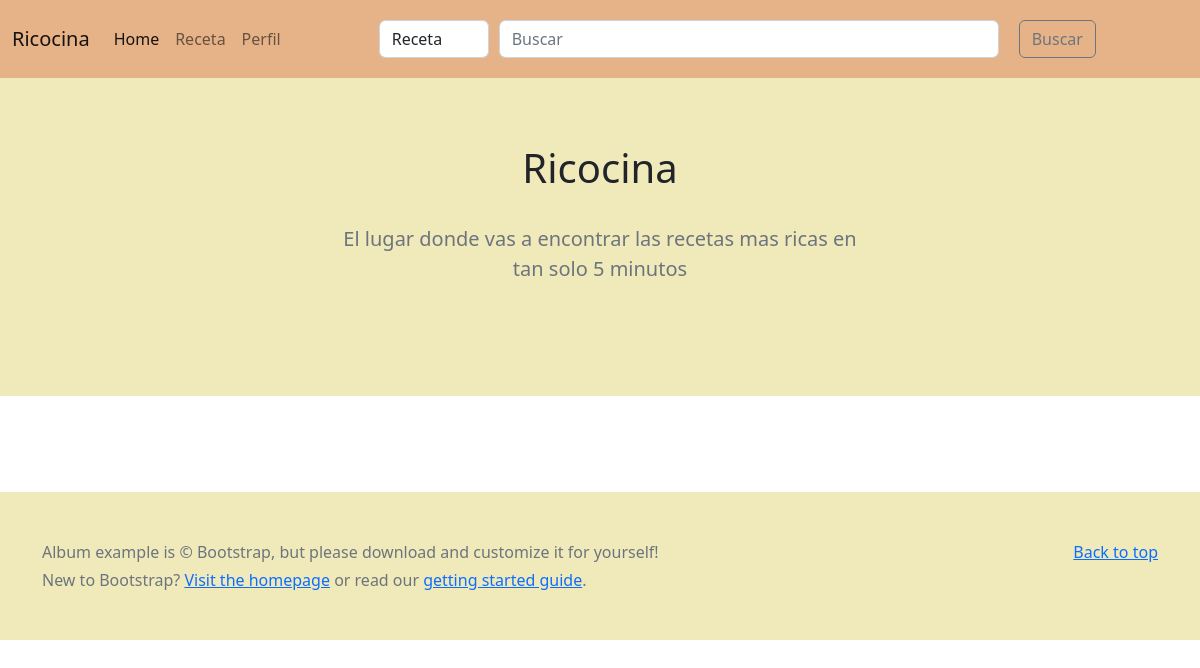
The page /modificar-nombre/ver-perfil on the database as committed earlier.
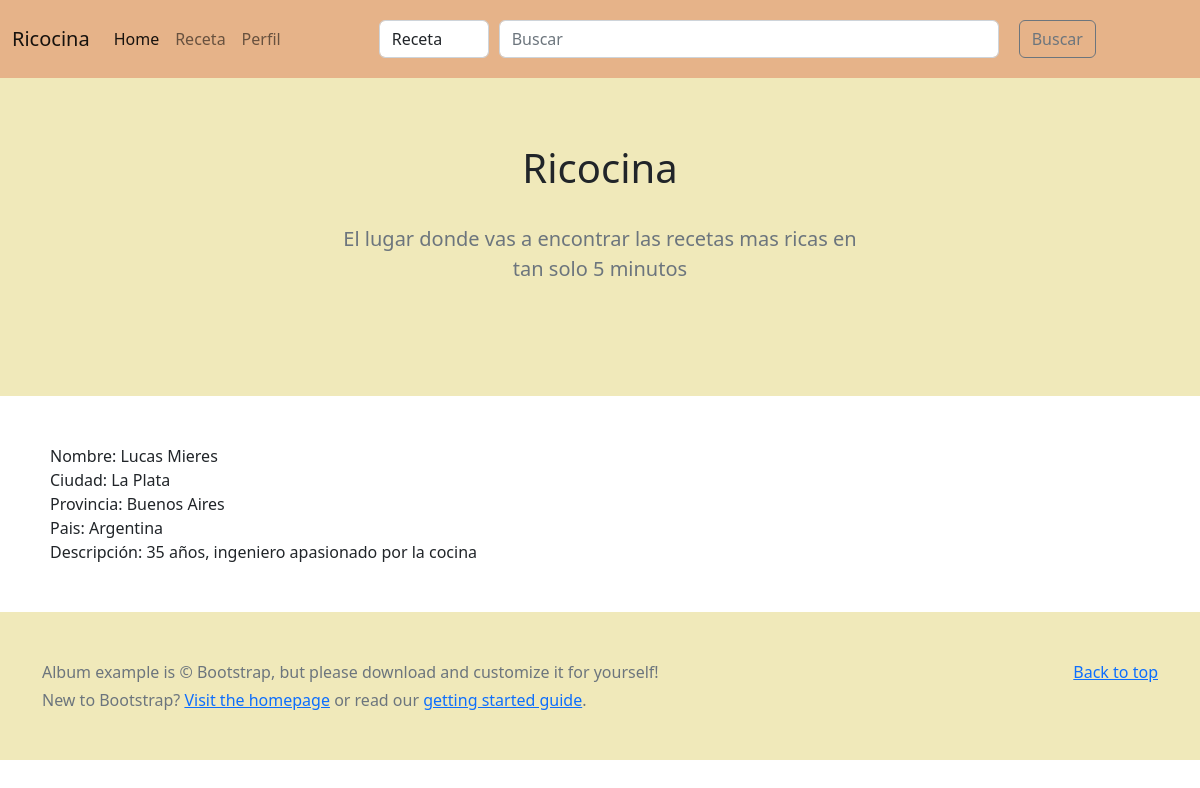
The same page on the database as committed later.
### blog_recetas/models.py (models this page shows, shortened)
class Persona(models.Model):
    nombre = models.CharField(max_length = 50)
    apellido = models.CharField(max_length = 50)
    ciudad = models.CharField(max_length = 50)
    provincia = models.CharField(max_length = 50)
    pais = models.CharField(max_length = 50)
    descripcion = models.CharField(max_length = 300)

### blog_recetas/views.py (the view)
# urls.py: path('ver-perfil', Persona_LV.as_view(), name='Ver_perfil'),
class Persona_LV(ListView):
    model= Persona
    template_name= "ver_perfil.html"

### blog_recetas/templates/ver_perfil.html
{% extends "index.html" %}
{% load static %}
{% block bloque1 %}
    <div class="album py-5" style="background-color:#ffffff">
        <div style="margin-left: 50px;">
            {% for persona in object_list %}
                Nombre: {{persona.nombre}} {{persona.apellido}}
                <br>
                Ciudad: {{persona.ciudad}}
                <br>
                Provincia: {{persona.provincia}}
                <br>
                Pais: {{persona.pais}}
                <br>
                Descripción: {{persona.descripcion}}
            {% endfor %}
        </div>
    </div>
{% endblock bloque1 %}

### blog_recetas/templates/index.html (shortened to what this page needs)
<!doctype html>
<html lang="en">
  <head>
    {% load static %}
    <link href="{% static 'css\bootstrap.css' %}" rel="stylesheet">
    <link href="{% static 'js\bootstrap.js' %}" rel="stylesheet">
  </head>
  <body>
<header>
  <nav class="navbar navbar-expand-md navbar-light fixed-top" style="background-color:#E6B389 ;">
    <div class="container-fluid">
      <a class="navbar-brand" href="#">Ricocina</a>
      <div class="collapse navbar-collapse" id="navbarCollapse">
        <ul class="navbar-nav mb-2 mb-md-0">
          <li class="nav-item">
            <a class="nav-link active" aria-current="page" href="{% url 'Home' %}">Home</a>
          </li>
          <li class="nav-item">
            <a class="nav-link" href="{% url 'Receta' %}">Receta</a>
          </li>
          <li class="nav-item">
            <a class="nav-link" href="{% url 'Perfil' %}">Perfil</a>
          </li>
        </ul>
        <form class="d-flex" role="search" style="margin-left:90px;">
          <select class="form-control" name="Tipo" style="width: 110px; margin-right: 10px;">
            <option value="receta">Receta</option>
          </select>
          <input class="form-control" type="search" placeholder="Buscar" aria-label="Search" style="width: 500px ;margin-right: 20px;">
          <button class="btn btn-outline-secondary" type="submit">Buscar</button>
        </form>
      </div>
    </div>
  </nav>
</header>
<main style="background-color:#F0E9BA">
  <section class="py-5 text-center container" >
    <div class="row py-lg-5">
      <div class="col-lg-6 col-md-8 mx-auto">
        <br>
        <br>
        <h1 class="fw-light">Ricocina</h1>
        <br>
        <p class="lead text-muted">
          El lugar donde vas a encontrar las recetas mas ricas en tan solo 5 minutos
        </p>
      </div>
    </div>
  </section>
  {% block bloque1 %}
  {% endblock bloque1 %}
</main>
<footer class="text-muted py-5" style="background-color:#F0E9BA">
  <div class="container">
    <p class="float-end mb-1">
      <a href="#">Back to top</a>
    </p>
    <p class="mb-1">Album example is &copy; Bootstrap, but please download and customize it for yourself!</p>
    <p class="mb-0">New to Bootstrap? <a href="/">Visit the homepage</a> or read our <a href="../getting-started/introduction/">getting started guide</a>.</p>
  </div>
</footer>
  </body>
</html>

Rows that differ between the two databases and show on the page:
added Persona: nombre "Lucas", apellido "Mieres", ciudad "La Plata", provincia "Buenos Aires", pais "Argentina", descripcion "35 años, ingeniero apasionado por la cocina"
